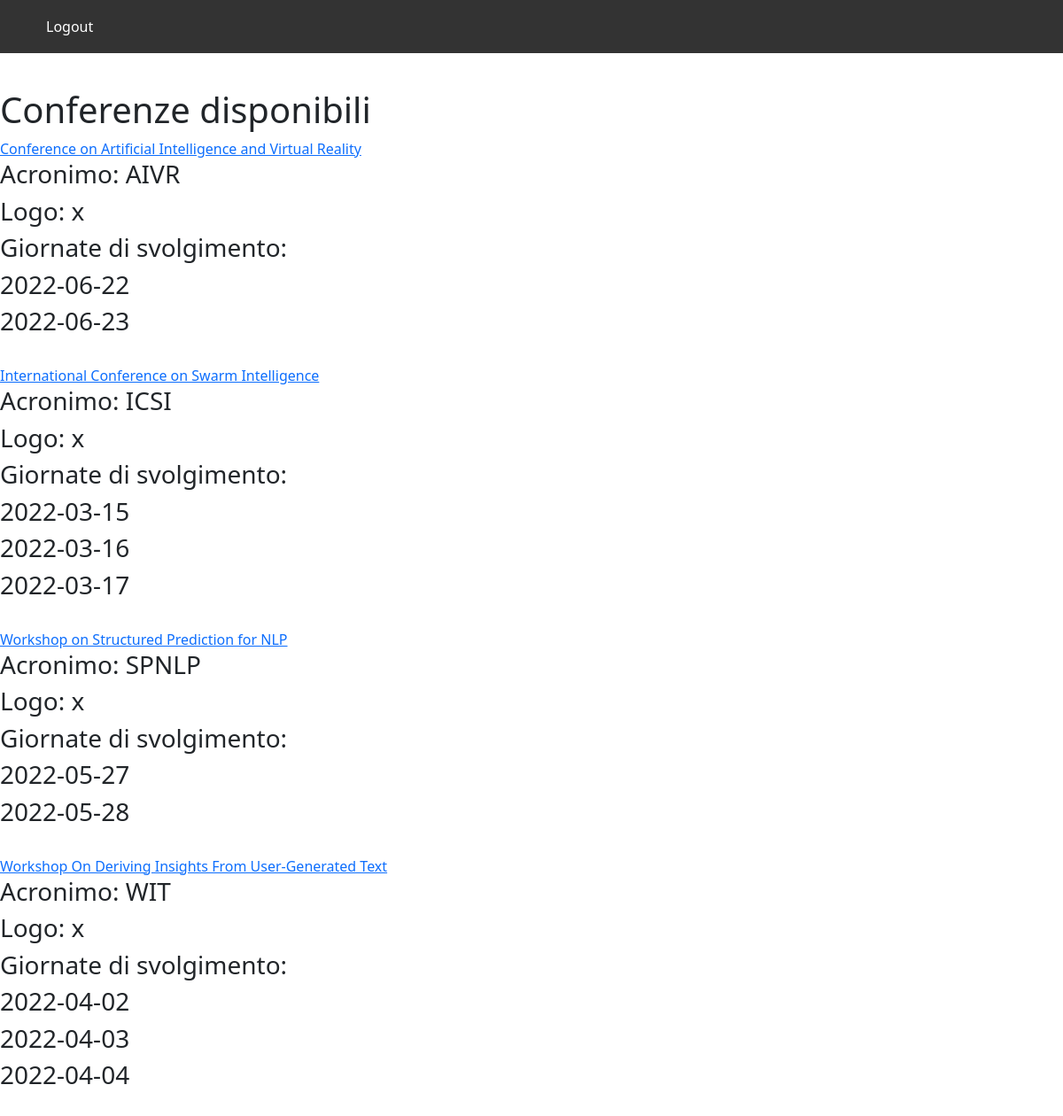
Page /php/paginaUtente.php on the committed database.
### tables this page shows
CREATE TABLE CONFERENZA(
	AnnoEdizione INT DEFAULT 2000,
    Acronimo VARCHAR(20),
    Nome VARCHAR(100),
    Logo VARCHAR(100),
    Svolgimento ENUM("Attiva", "Completata") DEFAULT "Attiva",
    TotaleSponsorizzazioni INT DEFAULT 0,
    PRIMARY KEY(AnnoEdizione,Acronimo)
     
);

CREATE TABLE GIORNATA(
    AnnoEdizioneConferenza INT,
    AcronimoConferenza VARCHAR(20),
    Giorno DATE UNIQUE,
    PRIMARY KEY(AnnoEdizioneConferenza,AcronimoConferenza,Giorno),
	FOREIGN KEY(AnnoEdizioneConferenza, AcronimoConferenza) REFERENCES CONFERENZA(AnnoEdizione, Acronimo) ON DELETE CASCADE
);

### php/paginaUtente.php (called while the page is built, shortened)
<?php
    require_once('connection.php');
    $templateParams["conferenze"] = $dbh->getConferenze();
    require 'template/templatePaginaUtente.php';
?>

### php/database.php (called while the page is built, shortened)
<?php
    class DatabaseHelper{
        private $db;
        public function __construct($servername, $username, $password, $dbname, $port){
            $this->db = new mysqli($servername, $username, $password, $dbname, $port);
        }
        public function getConferenze(){
            $query = "SELECT DISTINCT Nome, Acronimo, AnnoEdizione, Logo FROM CONFERENZA WHERE Svolgimento=?";
            $stmt = $this->db->prepare($query);
            $attiva = "Attiva";
            $stmt->bind_param('s',$attiva);
            $stmt->execute();
            $result = $stmt->get_result();
            return $result->fetch_all(MYSQLI_ASSOC);
        }
        public function getDateConferenza($conf){
            $query = "SELECT Giorno FROM GIORNATA WHERE AcronimoConferenza=?";
            $stmt = $this->db->prepare($query);
            $stmt->bind_param('s',$conf);
            $stmt->execute();
            $result = $stmt->get_result();
            return $result->fetch_all(MYSQLI_ASSOC);
        }
    }
?>

### php/connection.php (called while the page is built, shortened)
<?php
    require_once("database.php");
    $dbh = new DatabaseHelper("localhost", "root", "root", "CONFVIRTUAL", 8889);
?>

### php/template/templatePaginaUtente.php (the view, shortened to what this page needs)
<!DOCTYPE html>
<html>
<head>
        <link rel="stylesheet" href="../css/styleHome.css">
<link href="https://cdn.jsdelivr.net/npm/bootstrap@5.1.3/dist/css/bootstrap.min.css" rel="stylesheet">
  <link rel="stylesheet" href="https://cdnjs.cloudflare.com/ajax/libs/font-awesome/4.7.0/css/font-awesome.min.css">
        <link rel="stylesheet" href="https://cdnjs.cloudflare.com/ajax/libs/font-awesome/4.7.0/css/font-awesome.min.css">
</head>
<body>
    <ul>
        <li><a href="../php/logout.php">Logout</a></li>
    </ul>
<div class="parallax">
        <br>
    <h1>Conferenze disponibili</h1>
    <?php foreach($templateParams['conferenze'] as $conferenza): ?>
      <a href="conferenza.php?nome=<?php echo $conferenza["Nome"]?>"><?php echo $conferenza["Nome"]?></a>
      <h3>Acronimo: <?php echo $conferenza["Acronimo"]?></h3>
      <h3>Logo: <?php echo $conferenza["Logo"]?></h3>
      <h3>Giornate di svolgimento:</h3>
      <?php foreach($dbh->getDateConferenza($conferenza["Acronimo"]) as $data): ?>
        <h3><?php echo $data["Giorno"]?></h3>
      <?php endforeach; ?>
      <br/>
    <?php endforeach; ?>
</div>
</body>
</html>

### css/styleHome.css (style rules this page uses)
ul { list-style-type: none; margin: 0; padding: 0; overflow: hidden; background-color: #333; }
li { float: left; }
li a { display: block; color: white; text-align: center; padding: 18px 20px; text-decoration: none; }

### rows in the picture
conferenza: Nome "Conference on Artificial Intelligence and Virtual Reality", Acronimo "AIVR", Logo "x"
giornata: Giorno "2022-06-22"
giornata: Giorno "2022-06-23"
conferenza: Nome "International Conference on Swarm Intelligence", Acronimo "ICSI", Logo "x"
giornata: Giorno "2022-03-15"
giornata: Giorno "2022-03-16"
giornata: Giorno "2022-03-17"
conferenza: Nome "Workshop on Structured Prediction for NLP", Acronimo "SPNLP", Logo "x"
giornata: Giorno "2022-05-27"
giornata: Giorno "2022-05-28"
conferenza: Nome "Workshop On Deriving Insights From User-Generated Text", Acronimo "WIT", Logo "x"
giornata: Giorno "2022-04-02"
giornata: Giorno "2022-04-03"
giornata: Giorno "2022-04-04"
